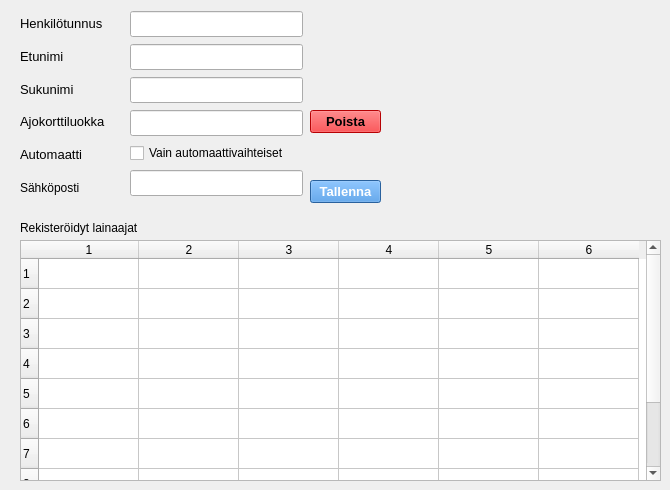
    <widget class="QWidget" name="lenderTab">
     <property name="cursor">
      <cursorShape>ArrowCursor</cursorShape>
     </property>
     <attribute name="title">
      <string>Lainaajat</string>
     </attribute>
     <widget class="QTableWidget" name="registeredPersonsTableWidget">
      <property name="geometry">
       <rect>
        <x>20</x>
        <y>240</y>
        <width>641</width>
        <height>241</height>
       </rect>
      </property>
      <property name="cursor" stdset="0">
       <cursorShape>ArrowCursor</cursorShape>
      </property>
      <property name="rowCount">
       <number>10</number>
      </property>
      <property name="columnCount">
       <number>6</number>
      </property>
      <row/>
      <row/>
      <row/>
      <row/>
      <row/>
      <row/>
      <row/>
      <row/>
      <row/>
      <row/>
      <column/>
      <column/>
      <column/>
      <column/>
      <column/>
      <column/>
     </widget>
     <widget class="QLabel" name="registeredPersonsLabel">
      <property name="geometry">
       <rect>
        <x>20</x>
        <y>220</y>
        <width>131</width>
        <height>16</height>
       </rect>
      </property>
      <property name="text">
       <string>Rekisteröidyt lainaajat</string>
      </property>
     </widget>
     <widget class="QPushButton" name="savePersonPushButton">
      <property name="geometry">
       <rect>
        <x>310</x>
        <y>180</y>
        <width>71</width>
        <height>23</height>
       </rect>
      </property>
      <property name="font">
       <font>
        <pointsize>10</pointsize>
        <bold>true</bold>
       </font>
      </property>
      <property name="cursor">
       <cursorShape>PointingHandCursor</cursorShape>
      </property>
      <property name="styleSheet">
       <string notr="true">background-color: rgb(57, 136, 220);
color: rgb(255, 255, 255);</string>
      </property>
      <property name="text">
       <string>Tallenna</string>
      </property>
     </widget>
     <widget class="QWidget" name="layoutWidget">
      <property name="geometry">
       <rect>
        <x>130</x>
        <y>10</y>
        <width>173</width>
        <height>191</height>
       </rect>
      </property>
      <layout class="QVBoxLayout" name="studentInputsVerticalLayout">
       <item>
        <widget class="QLineEdit" name="ssnLineEdit">
         <property name="font">
          <font>
           <pointsize>11</pointsize>
          </font>
         </property>
        </widget>
       </item>
       <item>
        <widget class="QLineEdit" name="firstNameLineEdit">
         <property name="font">
          <font>
           <pointsize>11</pointsize>
          </font>
         </property>
        </widget>
       </item>
       <item>
        <widget class="QLineEdit" name="lastNameLineEdit">
         <property name="font">
          <font>
           <pointsize>11</pointsize>
          </font>
         </property>
        </widget>
       </item>
       <item>
        <widget class="QLineEdit" name="vehicleClassLineEdit">
         <property name="font">
          <font>
           <pointsize>11</pointsize>
          </font>
         </property>
        </widget>
       </item>
       <item>
        <widget class="QCheckBox" name="agbRestrictionCheckBox">
         <property name="text">
          <string>Vain automaattivaihteiset</string>
         </property>
        </widget>
       </item>
       <item>
        <widget class="QLineEdit" name="emailLineEdit">
         <property name="font">
          <font>
           <pointsize>11</pointsize>
          </font>
         </property>
        </widget>
       </item>
      </layout>
     </widget>
     <widget class="QWidget" name="layoutWidget">
      <property name="geometry">
       <rect>
        <x>20</x>
        <y>10</y>
        <width>101</width>
        <height>191</height>
       </rect>
      </property>
      <layout class="QVBoxLayout" name="studentLabelsVerticalLayout">
       <item>
        <widget class="QLabel" name="ssnLabel">
         <property name="font">
          <font>
           <pointsize>10</pointsize>
          </font>
         </property>
         <property name="text">
          <string>Henkilötunnus</string>
         </property>
        </widget>
       </item>
       <item>
        <widget class="QLabel" name="firstNameLabel">
         <property name="font">
          <font>
           <pointsize>10</pointsize>
          </font>
         </property>
         <property name="text">
          <string>Etunimi</string>
         </property>
        </widget>
       </item>
       <item>
        <widget class="QLabel" name="lastNameLabel">
         <property name="font">
          <font>
           <pointsize>10</pointsize>
          </font>
         </property>
         <property name="text">
          <string>Sukunimi</string>
         </property>
        </widget>
       </item>
       <item>
        <widget class="QLabel" name="vehicleClassLabel">
         <property name="font">
          <font>
           <pointsize>10</pointsize>
          </font>
         </property>
         <property name="text">
          <string>Ajokorttiluokka</string>
         </property>
        </widget>
       </item>
       <item>
        <widget class="QLabel" name="agbRestriction">
         <property name="font">
          <font>
           <pointsize>10</pointsize>
          </font>
         </property>
         <property name="text">
          <string>Automaatti</string>
         </property>
        </widget>
       </item>
       <item>
        <widget class="QLabel" name="emailLabel">
         <property name="text">
          <string>Sähköposti</string>
         </property>
        </widget>
       </item>
      </layout>
     </widget>
     <widget class="QPushButton" name="deletePersonPushButton">
      <property name="geometry">
       <rect>
        <x>310</x>
        <y>110</y>
        <width>71</width>
        <height>23</height>
       </rect>
      </property>
      <property name="font">
       <font>
        <pointsize>10</pointsize>
        <bold>true</bold>
       </font>
      </property>
      <property name="cursor">
       <cursorShape>PointingHandCursor</cursorShape>
      </property>
      <property name="styleSheet">
       <string notr="true">background-color: rgb(57, 136, 220);
background-color: rgb(255, 1, 5);</string>
      </property>
      <property name="text">
       <string>Poista</string>
      </property>
     </widget>
    </widget>
